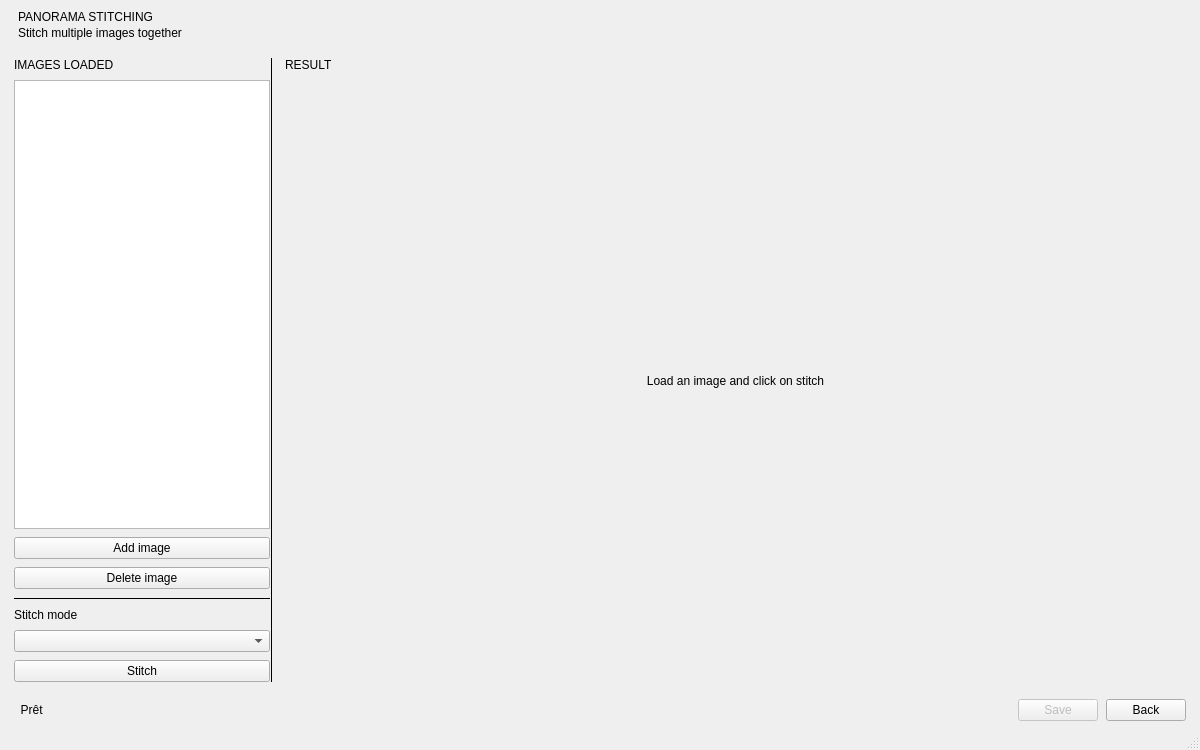
<?xml version="1.0" encoding="UTF-8"?>
<ui version="4.0">
 <class>PanoramaStitching</class>
 <widget class="QMainWindow" name="PanoramaStitching">
  <property name="geometry">
   <rect>
    <x>0</x>
    <y>0</y>
    <width>1200</width>
    <height>750</height>
   </rect>
  </property>
  <property name="windowTitle">
   <string>Panorama Stitching</string>
  </property>
  <widget class="QWidget" name="centralwidget">
   <layout class="QVBoxLayout" name="mainLayout">
    <property name="spacing">
     <number>0</number>
    </property>
    <property name="leftMargin">
     <number>0</number>
    </property>
    <property name="topMargin">
     <number>0</number>
    </property>
    <property name="rightMargin">
     <number>0</number>
    </property>
    <property name="bottomMargin">
     <number>0</number>
    </property>
    <item>
     <widget class="QFrame" name="headerFrame">
      <property name="frameShape">
       <enum>QFrame::Shape::NoFrame</enum>
      </property>
      <layout class="QVBoxLayout" name="headerLayout">
       <property name="spacing">
        <number>2</number>
       </property>
       <property name="leftMargin">
        <number>18</number>
       </property>
       <property name="topMargin">
        <number>10</number>
       </property>
       <property name="rightMargin">
        <number>18</number>
       </property>
       <property name="bottomMargin">
        <number>8</number>
       </property>
       <item>
        <widget class="QLabel" name="titleLabel">
         <property name="text">
          <string>PANORAMA STITCHING</string>
         </property>
        </widget>
       </item>
       <item>
        <widget class="QLabel" name="subtitleLabel">
         <property name="text">
          <string>Stitch multiple images together</string>
         </property>
        </widget>
       </item>
      </layout>
     </widget>
    </item>
    <item>
     <layout class="QHBoxLayout" name="contentLayout">
      <property name="spacing">
       <number>0</number>
      </property>
      <property name="leftMargin">
       <number>14</number>
      </property>
      <property name="topMargin">
       <number>10</number>
      </property>
      <property name="rightMargin">
       <number>14</number>
      </property>
      <property name="bottomMargin">
       <number>10</number>
      </property>
      <item>
       <widget class="QFrame" name="leftFrame">
        <property name="frameShape">
         <enum>QFrame::Shape::NoFrame</enum>
        </property>
        <layout class="QVBoxLayout" name="leftLayout">
         <property name="spacing">
          <number>8</number>
         </property>
         <property name="leftMargin">
          <number>0</number>
         </property>
         <property name="topMargin">
          <number>0</number>
         </property>
         <property name="rightMargin">
          <number>0</number>
         </property>
         <property name="bottomMargin">
          <number>0</number>
         </property>
         <item>
          <widget class="QLabel" name="labelImages">
           <property name="text">
            <string>IMAGES LOADED</string>
           </property>
          </widget>
         </item>
         <item>
          <widget class="QListWidget" name="imageListWidget">
           <property name="sizePolicy">
            <sizepolicy hsizetype="Expanding" vsizetype="Expanding">
             <horstretch>0</horstretch>
             <verstretch>1</verstretch>
            </sizepolicy>
           </property>
          </widget>
         </item>
         <item>
          <widget class="QPushButton" name="addImagesButton">
           <property name="text">
            <string>Add image</string>
           </property>
          </widget>
         </item>
         <item>
          <widget class="QPushButton" name="removeImageButton">
           <property name="text">
            <string>Delete image</string>
           </property>
          </widget>
         </item>
         <item>
          <widget class="QFrame" name="dividerH">
           <property name="frameShape">
            <enum>QFrame::Shape::HLine</enum>
           </property>
           <property name="frameShadow">
            <enum>QFrame::Shadow::Plain</enum>
           </property>
          </widget>
         </item>
         <item>
          <widget class="QLabel" name="labelMode">
           <property name="text">
            <string>Stitch mode</string>
           </property>
          </widget>
         </item>
         <item>
          <widget class="QComboBox" name="modeComboBox"/>
         </item>
         <item>
          <widget class="QPushButton" name="stitchButton">
           <property name="text">
            <string>Stitch</string>
           </property>
          </widget>
         </item>
        </layout>
       </widget>
      </item>
      <item>
       <widget class="QFrame" name="dividerV">
        <property name="frameShape">
         <enum>QFrame::Shape::VLine</enum>
        </property>
        <property name="frameShadow">
         <enum>QFrame::Shadow::Plain</enum>
        </property>
       </widget>
      </item>
      <item>
       <widget class="QFrame" name="rightFrame">
        <property name="sizePolicy">
         <sizepolicy hsizetype="Expanding" vsizetype="Expanding">
          <horstretch>1</horstretch>
          <verstretch>0</verstretch>
         </sizepolicy>
        </property>
        <property name="frameShape">
         <enum>QFrame::Shape::NoFrame</enum>
        </property>
        <layout class="QVBoxLayout" name="rightLayout">
         <property name="spacing">
          <number>8</number>
         </property>
         <property name="leftMargin">
          <number>12</number>
         </property>
         <property name="topMargin">
          <number>0</number>
         </property>
         <property name="rightMargin">
          <number>0</number>
         </property>
         <property name="bottomMargin">
          <number>0</number>
         </property>
         <item>
          <widget class="QLabel" name="labelResult">
           <property name="text">
            <string>RESULT</string>
           </property>
          </widget>
         </item>
         <item>
          <widget class="QLabel" name="resultLabel">
           <property name="sizePolicy">
            <sizepolicy hsizetype="Expanding" vsizetype="Expanding">
             <horstretch>0</horstretch>
             <verstretch>1</verstretch>
            </sizepolicy>
           </property>
           <property name="text">
            <string>Load an image and click on stitch</string>
           </property>
           <property name="alignment">
            <set>Qt::AlignmentFlag::AlignCenter</set>
           </property>
          </widget>
         </item>
        </layout>
       </widget>
      </item>
     </layout>
    </item>
    <item>
     <widget class="QFrame" name="footerFrame">
      <property name="frameShape">
       <enum>QFrame::Shape::NoFrame</enum>
      </property>
      <layout class="QHBoxLayout" name="footerLayout">
       <property name="spacing">
        <number>8</number>
       </property>
       <property name="leftMargin">
        <number>14</number>
       </property>
       <property name="topMargin">
        <number>7</number>
       </property>
       <property name="rightMargin">
        <number>14</number>
       </property>
       <property name="bottomMargin">
        <number>7</number>
       </property>
       <item>
        <widget class="QLabel" name="statusLabel">
         <property name="sizePolicy">
          <sizepolicy hsizetype="Expanding" vsizetype="Preferred">
           <horstretch>1</horstretch>
           <verstretch>0</verstretch>
          </sizepolicy>
         </property>
         <property name="text">
          <string>  Prêt</string>
         </property>
        </widget>
       </item>
       <item>
        <widget class="QPushButton" name="saveButton">
         <property name="enabled">
          <bool>false</bool>
         </property>
         <property name="text">
          <string>Save</string>
         </property>
        </widget>
       </item>
       <item>
        <widget class="QPushButton" name="backButton">
         <property name="text">
          <string>Back</string>
         </property>
        </widget>
       </item>
      </layout>
     </widget>
    </item>
   </layout>
  </widget>
  <widget class="QMenuBar" name="menubar">
   <property name="geometry">
    <rect>
     <x>0</x>
     <y>0</y>
     <width>1200</width>
     <height>21</height>
    </rect>
   </property>
  </widget>
  <widget class="QStatusBar" name="statusbar"/>
 </widget>
 <resources/>
 <connections/>
</ui>
